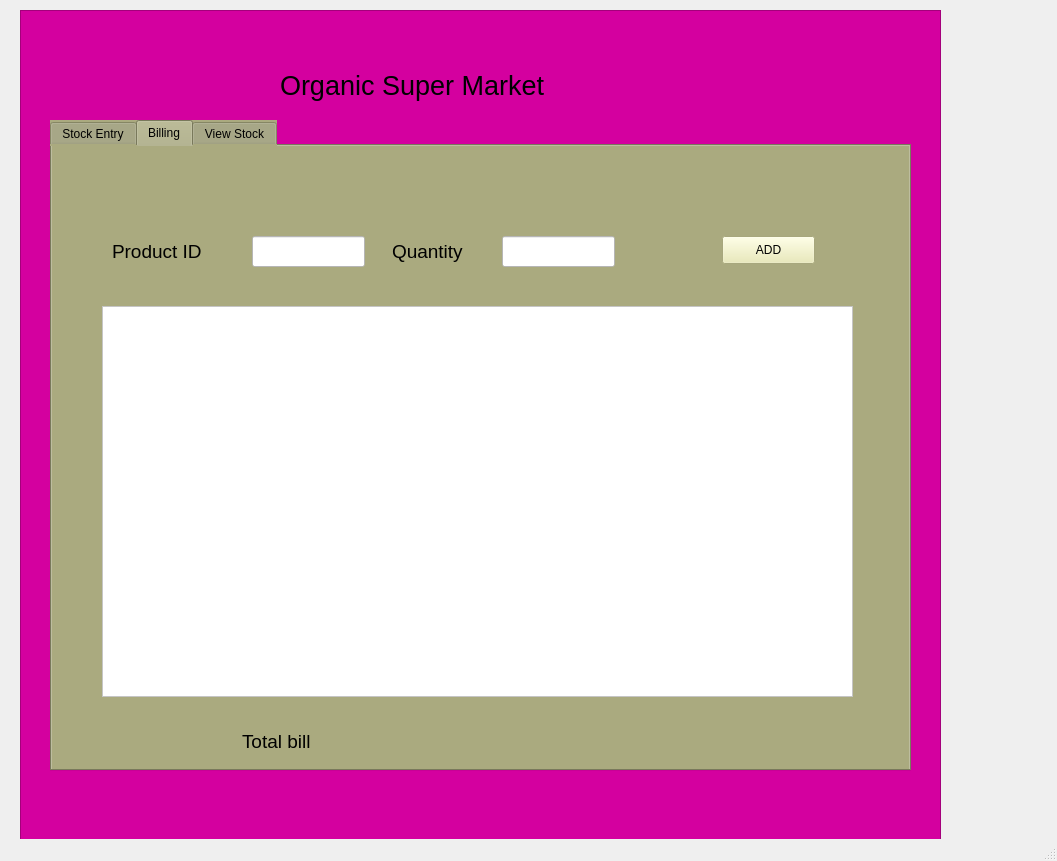
<?xml version="1.0" encoding="UTF-8"?>
<ui version="4.0">
 <class>MainWindow</class>
 <widget class="QMainWindow" name="MainWindow">
  <property name="geometry">
   <rect>
    <x>0</x>
    <y>0</y>
    <width>1057</width>
    <height>861</height>
   </rect>
  </property>
  <property name="windowTitle">
   <string>MainWindow</string>
  </property>
  <widget class="QWidget" name="centralwidget">
   <widget class="QFrame" name="frame">
    <property name="geometry">
     <rect>
      <x>20</x>
      <y>10</y>
      <width>921</width>
      <height>831</height>
     </rect>
    </property>
    <property name="styleSheet">
     <string notr="true">background-color: rgb(212, 0, 159);</string>
    </property>
    <property name="frameShape">
     <enum>QFrame::StyledPanel</enum>
    </property>
    <property name="frameShadow">
     <enum>QFrame::Raised</enum>
    </property>
    <widget class="QLabel" name="label">
     <property name="geometry">
      <rect>
       <x>260</x>
       <y>50</y>
       <width>331</width>
       <height>51</height>
      </rect>
     </property>
     <property name="font">
      <font>
       <pointsize>20</pointsize>
      </font>
     </property>
     <property name="text">
      <string>Organic Super Market</string>
     </property>
    </widget>
    <widget class="QTabWidget" name="tabWidget">
     <property name="geometry">
      <rect>
       <x>30</x>
       <y>110</y>
       <width>861</width>
       <height>651</height>
      </rect>
     </property>
     <property name="styleSheet">
      <string notr="true">background-color: rgb(170, 170, 127);</string>
     </property>
     <property name="currentIndex">
      <number>1</number>
     </property>
     <widget class="QWidget" name="tab">
      <attribute name="title">
       <string>Stock Entry</string>
      </attribute>
      <widget class="QLabel" name="label_2">
       <property name="geometry">
        <rect>
         <x>30</x>
         <y>30</y>
         <width>121</width>
         <height>31</height>
        </rect>
       </property>
       <property name="font">
        <font>
         <pointsize>14</pointsize>
        </font>
       </property>
       <property name="text">
        <string>Product ID</string>
       </property>
      </widget>
      <widget class="QLabel" name="label_3">
       <property name="geometry">
        <rect>
         <x>30</x>
         <y>80</y>
         <width>151</width>
         <height>31</height>
        </rect>
       </property>
       <property name="font">
        <font>
         <pointsize>14</pointsize>
        </font>
       </property>
       <property name="text">
        <string>Product Name</string>
       </property>
      </widget>
      <widget class="QLabel" name="label_4">
       <property name="geometry">
        <rect>
         <x>30</x>
         <y>130</y>
         <width>101</width>
         <height>31</height>
        </rect>
       </property>
       <property name="font">
        <font>
         <pointsize>14</pointsize>
        </font>
       </property>
       <property name="text">
        <string>Quantity</string>
       </property>
      </widget>
      <widget class="QLabel" name="label_5">
       <property name="geometry">
        <rect>
         <x>30</x>
         <y>230</y>
         <width>141</width>
         <height>31</height>
        </rect>
       </property>
       <property name="font">
        <font>
         <pointsize>14</pointsize>
        </font>
       </property>
       <property name="text">
        <string>Vendor Name</string>
       </property>
      </widget>
      <widget class="QLabel" name="label_6">
       <property name="geometry">
        <rect>
         <x>30</x>
         <y>380</y>
         <width>151</width>
         <height>31</height>
        </rect>
       </property>
       <property name="font">
        <font>
         <pointsize>14</pointsize>
        </font>
       </property>
       <property name="text">
        <string>Date of Arrival</string>
       </property>
      </widget>
      <widget class="QLabel" name="label_7">
       <property name="geometry">
        <rect>
         <x>30</x>
         <y>280</y>
         <width>171</width>
         <height>31</height>
        </rect>
       </property>
       <property name="font">
        <font>
         <pointsize>14</pointsize>
        </font>
       </property>
       <property name="text">
        <string>Vendor Number</string>
       </property>
      </widget>
      <widget class="QLabel" name="label_8">
       <property name="geometry">
        <rect>
         <x>30</x>
         <y>180</y>
         <width>101</width>
         <height>31</height>
        </rect>
       </property>
       <property name="font">
        <font>
         <pointsize>14</pointsize>
        </font>
       </property>
       <property name="text">
        <string>Price</string>
       </property>
      </widget>
      <widget class="QLabel" name="label_9">
       <property name="geometry">
        <rect>
         <x>30</x>
         <y>330</y>
         <width>101</width>
         <height>31</height>
        </rect>
       </property>
       <property name="font">
        <font>
         <pointsize>14</pointsize>
        </font>
       </property>
       <property name="text">
        <string>Mfg Place</string>
       </property>
      </widget>
      <widget class="QLabel" name="label_10">
       <property name="geometry">
        <rect>
         <x>30</x>
         <y>430</y>
         <width>151</width>
         <height>31</height>
        </rect>
       </property>
       <property name="font">
        <font>
         <pointsize>14</pointsize>
        </font>
       </property>
       <property name="text">
        <string>Date of Expire</string>
       </property>
      </widget>
      <widget class="QLineEdit" name="id">
       <property name="geometry">
        <rect>
         <x>200</x>
         <y>40</y>
         <width>161</width>
         <height>22</height>
        </rect>
       </property>
       <property name="styleSheet">
        <string notr="true">background-color: rgb(255, 255, 255);</string>
       </property>
      </widget>
      <widget class="QPushButton" name="product">
       <property name="geometry">
        <rect>
         <x>500</x>
         <y>30</y>
         <width>141</width>
         <height>28</height>
        </rect>
       </property>
       <property name="font">
        <font>
         <pointsize>10</pointsize>
        </font>
       </property>
       <property name="styleSheet">
        <string notr="true">background-color: rgb(85, 170, 255);</string>
       </property>
       <property name="text">
        <string>Product Details</string>
       </property>
      </widget>
      <widget class="QCalendarWidget" name="calendarWidget">
       <property name="geometry">
        <rect>
         <x>390</x>
         <y>100</y>
         <width>431</width>
         <height>271</height>
        </rect>
       </property>
       <property name="styleSheet">
        <string notr="true">background-color: rgb(128, 126, 143);</string>
       </property>
      </widget>
      <widget class="QLineEdit" name="name">
       <property name="geometry">
        <rect>
         <x>200</x>
         <y>80</y>
         <width>161</width>
         <height>22</height>
        </rect>
       </property>
       <property name="styleSheet">
        <string notr="true">background-color: rgb(255, 255, 255);</string>
       </property>
      </widget>
      <widget class="QLineEdit" name="quantity">
       <property name="geometry">
        <rect>
         <x>200</x>
         <y>130</y>
         <width>161</width>
         <height>22</height>
        </rect>
       </property>
       <property name="styleSheet">
        <string notr="true">background-color: rgb(255, 255, 255);</string>
       </property>
      </widget>
      <widget class="QLineEdit" name="price">
       <property name="geometry">
        <rect>
         <x>200</x>
         <y>180</y>
         <width>161</width>
         <height>22</height>
        </rect>
       </property>
       <property name="styleSheet">
        <string notr="true">background-color: rgb(255, 255, 255);</string>
       </property>
      </widget>
      <widget class="QLineEdit" name="vendname">
       <property name="geometry">
        <rect>
         <x>200</x>
         <y>240</y>
         <width>161</width>
         <height>22</height>
        </rect>
       </property>
       <property name="styleSheet">
        <string notr="true">background-color: rgb(255, 255, 255);</string>
       </property>
      </widget>
      <widget class="QLineEdit" name="vendnumber">
       <property name="geometry">
        <rect>
         <x>200</x>
         <y>290</y>
         <width>161</width>
         <height>22</height>
        </rect>
       </property>
       <property name="styleSheet">
        <string notr="true">background-color: rgb(255, 255, 255);</string>
       </property>
      </widget>
      <widget class="QLineEdit" name="arrival">
       <property name="geometry">
        <rect>
         <x>200</x>
         <y>390</y>
         <width>161</width>
         <height>22</height>
        </rect>
       </property>
       <property name="styleSheet">
        <string notr="true">background-color: rgb(255, 255, 255);</string>
       </property>
      </widget>
      <widget class="QLineEdit" name="expire">
       <property name="geometry">
        <rect>
         <x>200</x>
         <y>440</y>
         <width>161</width>
         <height>22</height>
        </rect>
       </property>
       <property name="styleSheet">
        <string notr="true">background-color: rgb(255, 255, 255);</string>
       </property>
      </widget>
      <widget class="QComboBox" name="comboBox">
       <property name="geometry">
        <rect>
         <x>200</x>
         <y>340</y>
         <width>161</width>
         <height>22</height>
        </rect>
       </property>
       <property name="styleSheet">
        <string notr="true">background-color: rgb(255, 255, 255);</string>
       </property>
       <item>
        <property name="text">
         <string>Andhra Pradesh</string>
        </property>
       </item>
       <item>
        <property name="text">
         <string>Goa</string>
        </property>
       </item>
       <item>
        <property name="text">
         <string>Tamilnadu</string>
        </property>
       </item>
       <item>
        <property name="text">
         <string>Uttar Pradesh</string>
        </property>
       </item>
       <item>
        <property name="text">
         <string>Hyderabad</string>
        </property>
       </item>
      </widget>
      <widget class="QPushButton" name="submit">
       <property name="geometry">
        <rect>
         <x>30</x>
         <y>490</y>
         <width>91</width>
         <height>28</height>
        </rect>
       </property>
       <property name="font">
        <font>
         <pointsize>10</pointsize>
        </font>
       </property>
       <property name="styleSheet">
        <string notr="true">background-color: rgb(85, 170, 255);
background-color: rgb(176, 232, 255);</string>
       </property>
       <property name="text">
        <string>Submit</string>
       </property>
      </widget>
      <widget class="QPushButton" name="reset">
       <property name="geometry">
        <rect>
         <x>140</x>
         <y>490</y>
         <width>91</width>
         <height>28</height>
        </rect>
       </property>
       <property name="font">
        <font>
         <pointsize>10</pointsize>
        </font>
       </property>
       <property name="styleSheet">
        <string notr="true">background-color: rgb(85, 170, 255);
background-color: rgb(0, 255, 255);</string>
       </property>
       <property name="text">
        <string>Reset</string>
       </property>
      </widget>
      <widget class="QPushButton" name="DE">
       <property name="geometry">
        <rect>
         <x>390</x>
         <y>430</y>
         <width>101</width>
         <height>28</height>
        </rect>
       </property>
       <property name="font">
        <font>
         <pointsize>10</pointsize>
        </font>
       </property>
       <property name="styleSheet">
        <string notr="true">background-color: rgb(85, 170, 255);
background-color: rgb(229, 153, 0);</string>
       </property>
       <property name="text">
        <string>DE</string>
       </property>
      </widget>
      <widget class="QPushButton" name="DA">
       <property name="geometry">
        <rect>
         <x>390</x>
         <y>390</y>
         <width>101</width>
         <height>28</height>
        </rect>
       </property>
       <property name="font">
        <font>
         <pointsize>10</pointsize>
        </font>
       </property>
       <property name="styleSheet">
        <string notr="true">background-color: rgb(85, 170, 255);
background-color: rgb(255, 194, 232);</string>
       </property>
       <property name="text">
        <string>DA</string>
       </property>
      </widget>
      <widget class="QPushButton" name="update">
       <property name="geometry">
        <rect>
         <x>250</x>
         <y>490</y>
         <width>101</width>
         <height>28</height>
        </rect>
       </property>
       <property name="font">
        <font>
         <pointsize>10</pointsize>
        </font>
       </property>
       <property name="styleSheet">
        <string notr="true">background-color: rgb(85, 170, 255);
background-color: rgb(255, 170, 0);</string>
       </property>
       <property name="text">
        <string>Update</string>
       </property>
      </widget>
      <widget class="QPushButton" name="delete_2">
       <property name="geometry">
        <rect>
         <x>30</x>
         <y>550</y>
         <width>141</width>
         <height>28</height>
        </rect>
       </property>
       <property name="font">
        <font>
         <pointsize>10</pointsize>
        </font>
       </property>
       <property name="styleSheet">
        <string notr="true">background-color: rgb(85, 85, 255);</string>
       </property>
       <property name="text">
        <string>Delete</string>
       </property>
      </widget>
      <widget class="QPushButton" name="exit">
       <property name="geometry">
        <rect>
         <x>210</x>
         <y>550</y>
         <width>141</width>
         <height>28</height>
        </rect>
       </property>
       <property name="font">
        <font>
         <pointsize>10</pointsize>
        </font>
       </property>
       <property name="styleSheet">
        <string notr="true">background-color: rgb(255, 255, 127);</string>
       </property>
       <property name="text">
        <string>Exit</string>
       </property>
      </widget>
     </widget>
     <widget class="QWidget" name="ViewStock">
      <attribute name="title">
       <string>Billing</string>
      </attribute>
      <widget class="QTextEdit" name="textEdit">
       <property name="geometry">
        <rect>
         <x>50</x>
         <y>160</y>
         <width>751</width>
         <height>391</height>
        </rect>
       </property>
       <property name="styleSheet">
        <string notr="true">background-color: rgb(255, 255, 255);</string>
       </property>
      </widget>
      <widget class="QLabel" name="label_11">
       <property name="geometry">
        <rect>
         <x>60</x>
         <y>90</y>
         <width>121</width>
         <height>31</height>
        </rect>
       </property>
       <property name="font">
        <font>
         <pointsize>14</pointsize>
        </font>
       </property>
       <property name="text">
        <string>Product ID</string>
       </property>
      </widget>
      <widget class="QLabel" name="label_12">
       <property name="geometry">
        <rect>
         <x>340</x>
         <y>90</y>
         <width>121</width>
         <height>31</height>
        </rect>
       </property>
       <property name="font">
        <font>
         <pointsize>14</pointsize>
        </font>
       </property>
       <property name="text">
        <string>Quantity</string>
       </property>
      </widget>
      <widget class="QLineEdit" name="lineEdit_10">
       <property name="geometry">
        <rect>
         <x>200</x>
         <y>90</y>
         <width>113</width>
         <height>31</height>
        </rect>
       </property>
       <property name="styleSheet">
        <string notr="true">background-color: rgb(255, 255, 255);</string>
       </property>
      </widget>
      <widget class="QLineEdit" name="lineEdit_11">
       <property name="geometry">
        <rect>
         <x>450</x>
         <y>90</y>
         <width>113</width>
         <height>31</height>
        </rect>
       </property>
       <property name="styleSheet">
        <string notr="true">background-color: rgb(255, 255, 255);</string>
       </property>
      </widget>
      <widget class="QPushButton" name="add">
       <property name="geometry">
        <rect>
         <x>670</x>
         <y>90</y>
         <width>93</width>
         <height>28</height>
        </rect>
       </property>
       <property name="styleSheet">
        <string notr="true">background-color: rgb(234, 234, 175);</string>
       </property>
       <property name="text">
        <string>ADD</string>
       </property>
      </widget>
      <widget class="QLabel" name="label_13">
       <property name="geometry">
        <rect>
         <x>190</x>
         <y>580</y>
         <width>121</width>
         <height>31</height>
        </rect>
       </property>
       <property name="font">
        <font>
         <pointsize>14</pointsize>
        </font>
       </property>
       <property name="text">
        <string>Total bill</string>
       </property>
      </widget>
     </widget>
     <widget class="QWidget" name="widget">
      <attribute name="title">
       <string>View Stock</string>
      </attribute>
      <widget class="QPushButton" name="view">
       <property name="geometry">
        <rect>
         <x>390</x>
         <y>50</y>
         <width>93</width>
         <height>28</height>
        </rect>
       </property>
       <property name="styleSheet">
        <string notr="true">background-color: rgb(238, 238, 178);</string>
       </property>
       <property name="text">
        <string>View Stock</string>
       </property>
      </widget>
      <widget class="QTableWidget" name="tableWidget">
       <property name="geometry">
        <rect>
         <x>50</x>
         <y>130</y>
         <width>751</width>
         <height>441</height>
        </rect>
       </property>
       <property name="styleSheet">
        <string notr="true">background-color: rgb(255, 255, 255);
background-color: rgb(137, 170, 165);</string>
       </property>
       <column>
        <property name="text">
         <string>New Column</string>
        </property>
       </column>
       <column>
        <property name="text">
         <string>Product Id</string>
        </property>
       </column>
       <column>
        <property name="text">
         <string>Product name</string>
        </property>
       </column>
       <column>
        <property name="text">
         <string>Quantity</string>
        </property>
       </column>
       <column>
        <property name="text">
         <string>New Column</string>
        </property>
       </column>
       <column>
        <property name="text">
         <string>Vendor Number</string>
        </property>
       </column>
      </widget>
     </widget>
    </widget>
   </widget>
  </widget>
  <widget class="QStatusBar" name="statusbar"/>
 </widget>
 <resources/>
 <connections/>
</ui>
